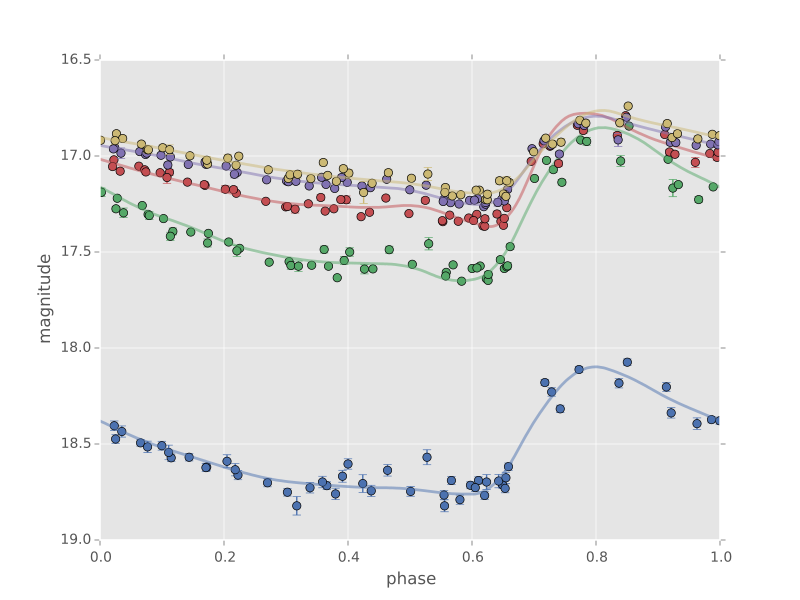

Generate this figure with Python:
import numpy as np
import matplotlib.pyplot as plt
import matplotlib as mpl

mpl.style.use('ggplot')
mpl.rc('axes', color_cycle=["#4C72B0", "#55A868", "#C44E52",
                            "#8172B2", "#CCB974"])

from gatspy import datasets, periodic
rrlyrae = datasets.fetch_rrlyrae()
lcid = rrlyrae.ids[0]
t, mag, dmag, filts = rrlyrae.get_lightcurve(lcid)
period = rrlyrae.get_metadata(lcid)['P']
phase = (t / period) % 1

model = periodic.RRLyraeTemplateModelerMultiband()
model.fit(t, mag, dmag, filts)
t_fit = np.linspace(0, period, 1000)
filts_fit = np.array(list('ugriz'))[:, np.newaxis]
mag_fit = model.predict(t_fit, filts_fit, period=period)
phasefit = t_fit / period

fig, ax = plt.subplots()
for i, filt in enumerate('ugriz'):
    mask = (filts == filt)
    errorbar = ax.errorbar(phase[mask], mag[mask], dmag[mask], fmt='o')
    ax.plot(phasefit, mag_fit[i], label=filt,
            color=errorbar.lines[0].get_color(), alpha=0.5, lw=2)
ax.set(xlabel='phase', ylabel='magnitude')
ax.invert_yaxis()
